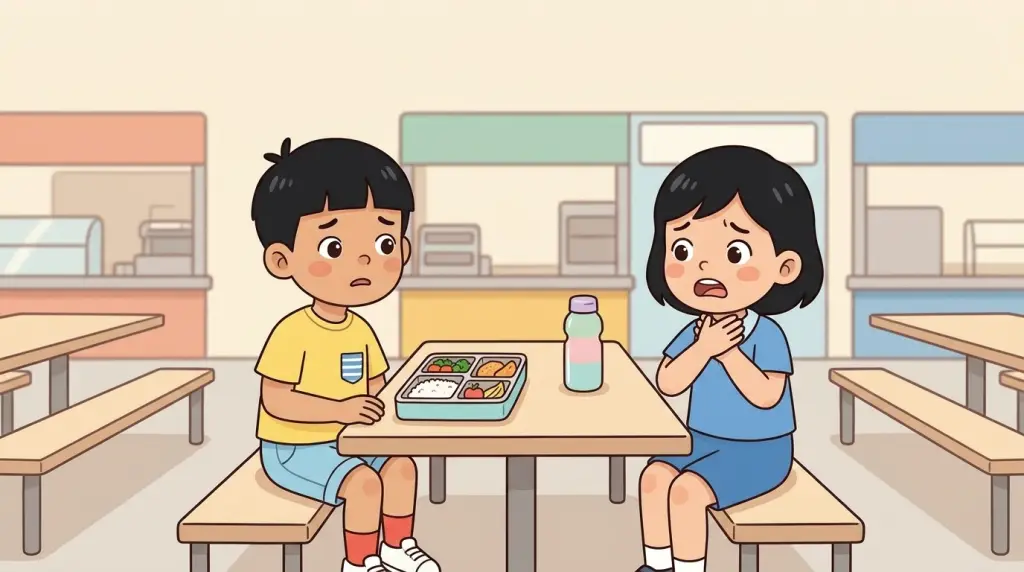
#> input picture img/life/aid-choking.webp, 1024 x 572 px; its folder holds only this picture in this run
$ python art-sheet.py
#> lines starting #> are read from the running program, lines starting #| are printed output that depends on the picture
#!/usr/bin/env python3
"""Contact sheets of the drawn Life Skills pictures (20 per sheet, labelled) → tests/out/art-sheet-N.jpg"""
import os, sys
from PIL import Image, ImageDraw, ImageFont
root = os.path.join(os.path.dirname(__file__), '..')
src = os.path.join(root, 'img/life')
out = os.path.join(root, 'tests/out')
os.makedirs(out, exist_ok=True)
ids = sorted(f[:-5] for f in os.listdir(src) if f.endswith('.webp'))
if len(sys.argv) > 1:
    ids = [i for i in ids if any(i.startswith(p) for p in sys.argv[1:])]
W, H, PAD, LBL, COLS, ROWS = 300, 168, 6, 18, 5, 4
try:
    font = ImageFont.truetype('/System/Library/Fonts/Supplemental/Arial.ttf', 13)
except Exception:
    font = ImageFont.load_default()
n = 0
for start in range(0, len(ids), COLS * ROWS):
    n += 1
    sheet = Image.new('RGB', (COLS * (W + PAD) + PAD, ROWS * (H + LBL + PAD) + PAD), 'white')
#> sheet: PIL image 1536x774 RGB; every value is 255
    d = ImageDraw.Draw(sheet)
    for k, i in enumerate(ids[start:start + COLS * ROWS]):
        x = PAD + (k % COLS) * (W + PAD)
        y = PAD + (k // COLS) * (H + LBL + PAD)
        im = Image.open(os.path.join(src, i + '.webp')).convert('RGB').resize((W, H))
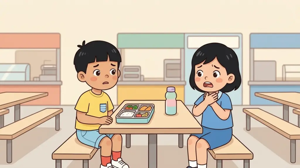
#> im: PIL image 300x168 RGB; mean R, G, B 209.2, 192.8, 173.3
        sheet.paste(im, (x, y))
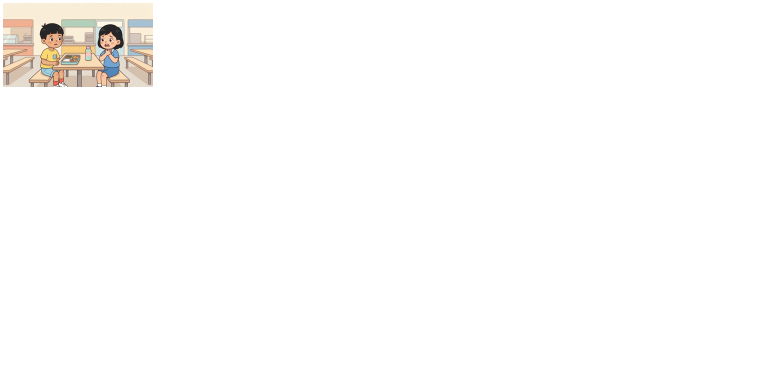
#> sheet: PIL image 1536x774 RGB (shown at 1/2 size); mean R, G, B 253.1, 252.4, 251.5
        d.text((x + 2, y + H + 2), i, fill='black', font=font)
    sheet.save(os.path.join(out, f'art-sheet-{n}.jpg'), quality=82)
print(f'{n} sheet(s), {len(ids)} pictures → tests/out/art-sheet-*.jpg')

$ run again, on img/life/check-sweets.webp
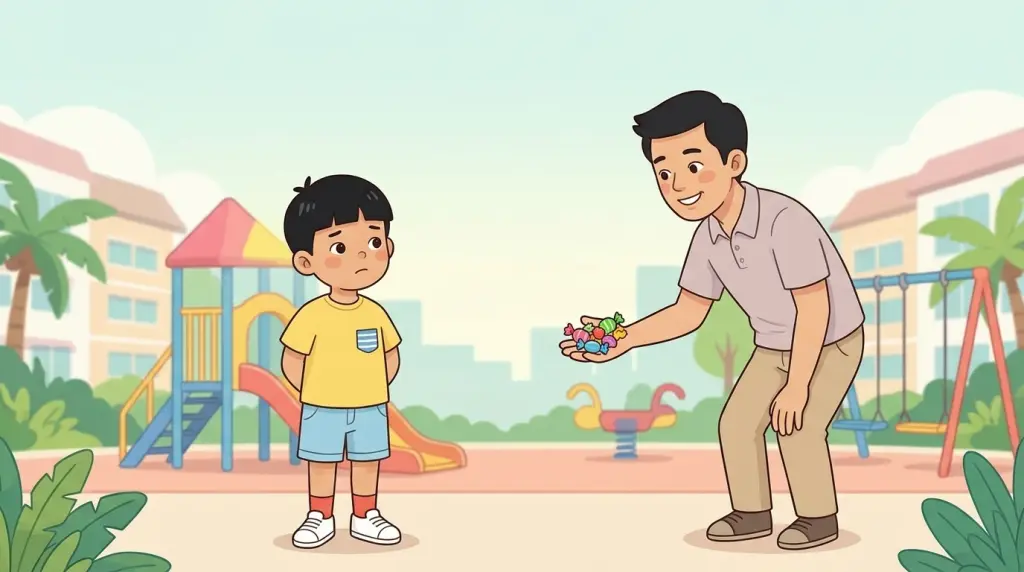
#> input picture img/life/check-sweets.webp, 1024 x 572 px
#> `im = Image.open(os.path.join(src, i + '.webp')).convert('RGB').resize(..`:
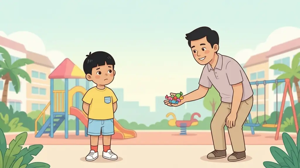
#> im: PIL image 300x168 RGB; mean R, G, B 208.2, 209.7, 186.2
#> `sheet.paste(im, (x, y))`:
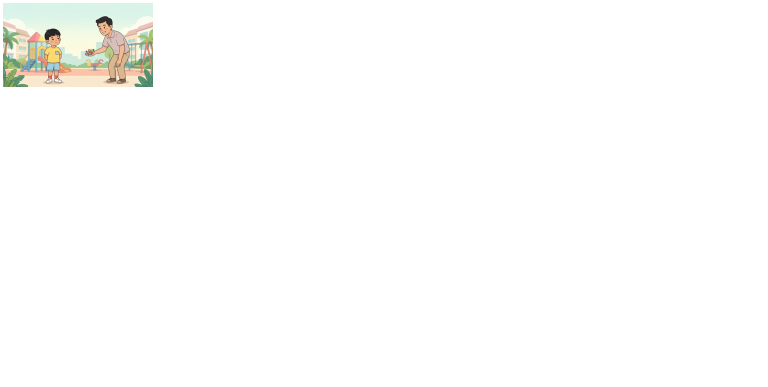
#> sheet: PIL image 1536x774 RGB (shown at 1/2 size); mean R, G, B 253, 253.1, 252.1

$ run again, on img/life/cross-red-man.webp
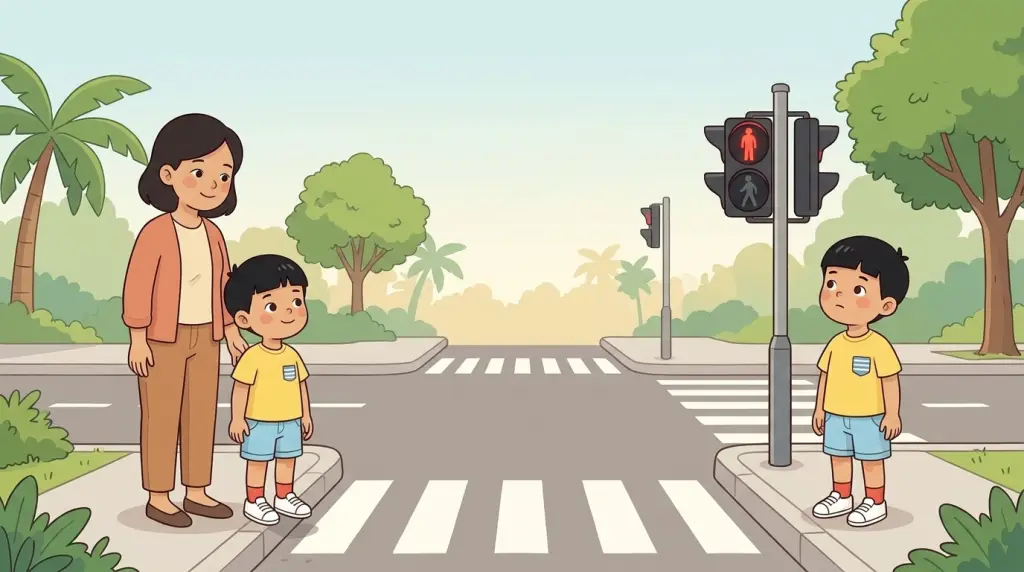
#> input picture img/life/cross-red-man.webp, 1024 x 572 px
#> `im = Image.open(os.path.join(src, i + '.webp')).convert('RGB').resize(..`:
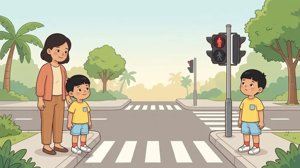
#> im: PIL image 300x168 RGB; mean R, G, B 189.8, 189.6, 164.6
#> `sheet.paste(im, (x, y))`:
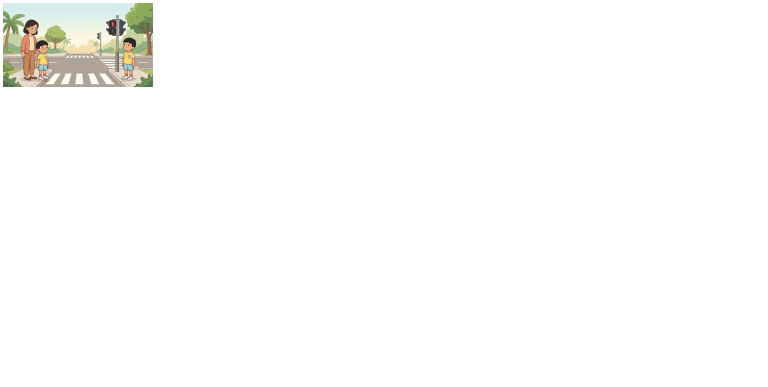
#> sheet: PIL image 1536x774 RGB (shown at 1/2 size); mean R, G, B 252.2, 252.2, 251.2

$ run again, on img/life/feel-calm-bathtime.webp
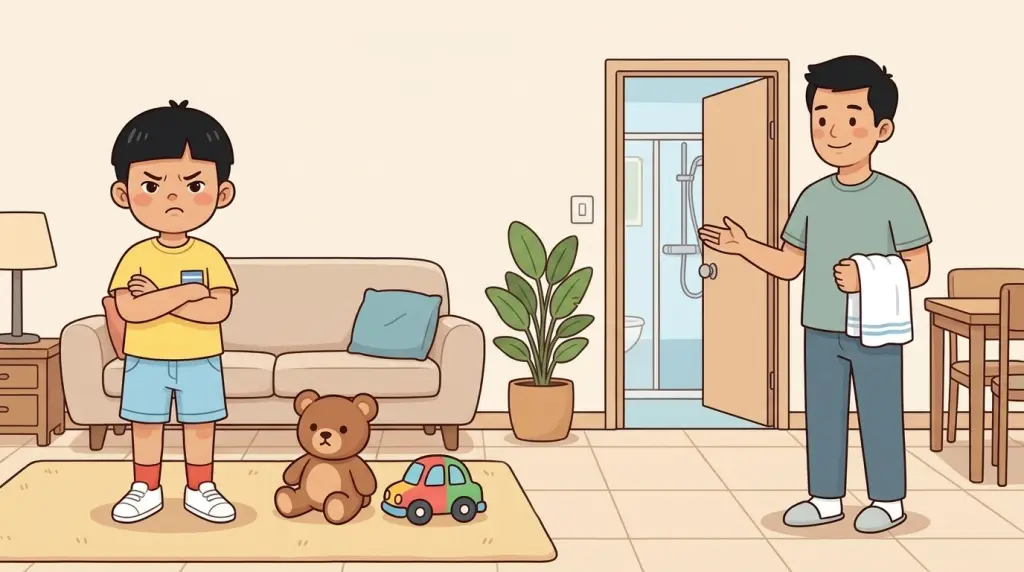
#> input picture img/life/feel-calm-bathtime.webp, 1024 x 572 px
#> `im = Image.open(os.path.join(src, i + '.webp')).convert('RGB').resize(..`:
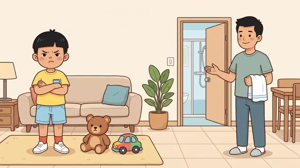
#> im: PIL image 300x168 RGB; mean R, G, B 216.5, 197.9, 174.8
#> `sheet.paste(im, (x, y))`:
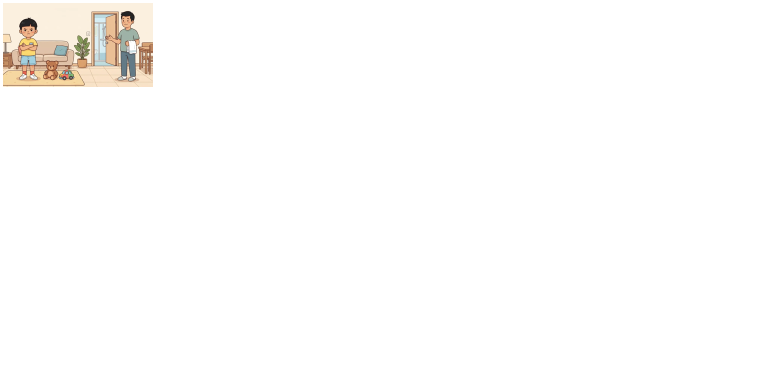
#> sheet: PIL image 1536x774 RGB (shown at 1/2 size); mean R, G, B 253.4, 252.6, 251.6

$ run again, on img/life/check-code-word.webp
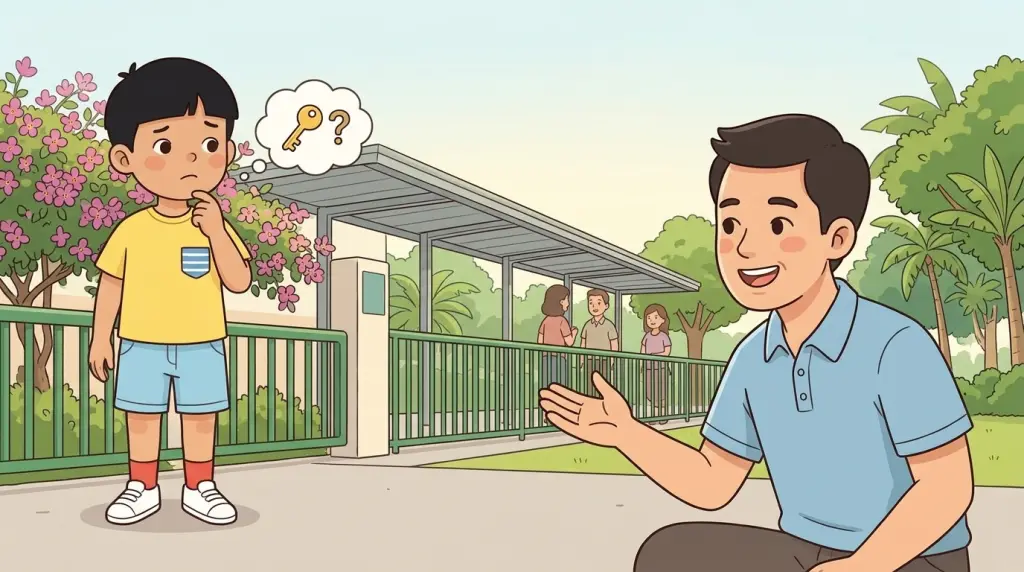
#> input picture img/life/check-code-word.webp, 1024 x 572 px
#> `im = Image.open(os.path.join(src, i + '.webp')).convert('RGB').resize(..`:
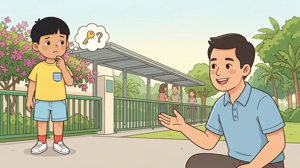
#> im: PIL image 300x168 RGB; mean R, G, B 183.8, 182.8, 158.5
#> `sheet.paste(im, (x, y))`:
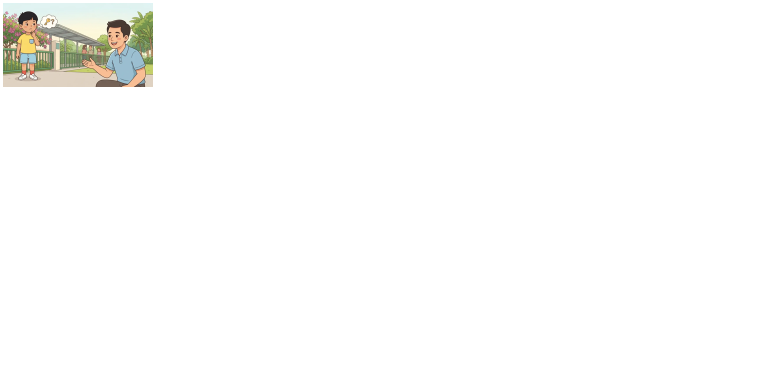
#> sheet: PIL image 1536x774 RGB (shown at 1/2 size); mean R, G, B 252, 251.9, 250.9
